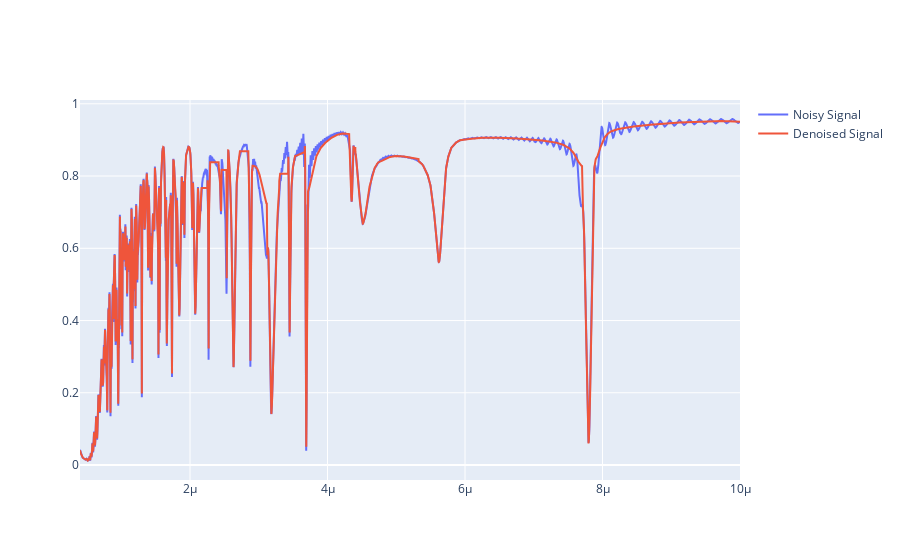

Source (notebook cell):
### Code cell
# create empty plotly figure
fig = go.Figure()
# fig = px.line(dn_test_data, x="lambda", y="signal", title="Noisy Data")
trace = go.Scatter(x=tmi1_denoised["lambda"], y=tmi1_denoised["signal"], mode='lines', name='Noisy Signal')
fig.add_trace(trace)
trace = go.Scatter(x=tmi1_denoised["lambda"], y=tmi1_denoised["smoothed_signal"], mode='lines', name='Denoised Signal')
fig.add_trace(trace)
fig.show()

### Figure 1 — Plotly figure (JSON) as saved in the notebook; plotly's stock layout.template omitted (floating-point values rounded to 4 significant figures; data arrays with more than 128 entries replaced by an {"elided": "..."} marker saying what was removed)
{"data": [{"mode": "lines", "name": "Noisy Signal", "type": "scatter", "x": {"elided": "10000 float values"}, "y": {"elided": "10000 float values"}}, {"mode": "lines", "name": "Denoised Signal", "type": "scatter", "x": {"elided": "10000 float values"}, "y": {"elided": "10000 float values"}}], "layout": {}}
